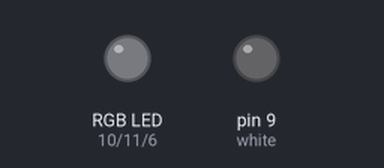
Bench run of a sketch on a simulated Arduino Uno, built with avr-gcc and run on an emulated ATmega328P. Shown: an RGB LED mixed from three pins (HIGH = lit), output pins drawn as LEDs (lit = HIGH).

Above: at 0.05 s.
At 3.05 s:
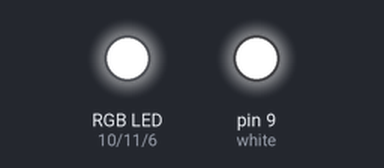
Timing chart, 0 to 8.2 s (numbered marks = the images above):
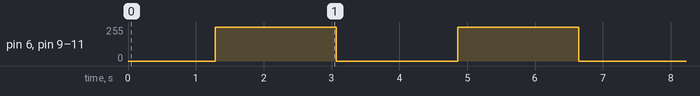

Measured:
- by itself, pin 6 (blue), pin 9 (white), pin 10 (red), pin 11 (green): alternates 255/255 for 1.8 s and 0/255 for 1.8 s

The sketch:

SynchronousFading.ino
```cpp
//LEDs are connected like this: white, red, green, blue
//The LEDs all slowly light up, then slowly fade off

#define white 9
#define red 10
#define green 11
#define blue 6

void setup() {
  pinMode(9, OUTPUT);
  pinMode(10, OUTPUT);
  pinMode(11, OUTPUT);
  pinMode(6, OUTPUT);
}

void loop() {
 int i;
 for (i=0; i<=255; i++){
  analogWrite(white, i);
  analogWrite(red, i);
  analogWrite(green, i);
  analogWrite(blue, i);
  delay(5);
 }
 delay(500);
 for (i=255; i>=0; i--){
  analogWrite(white, i);
  analogWrite(red, i);
  analogWrite(green, i);
  analogWrite(blue, i);
  delay(5);
 }
 delay(500);

}
```
